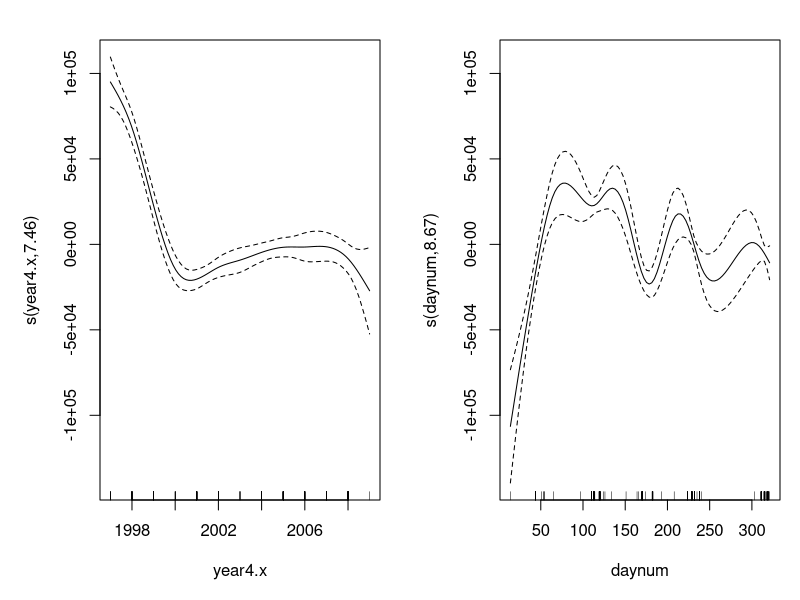
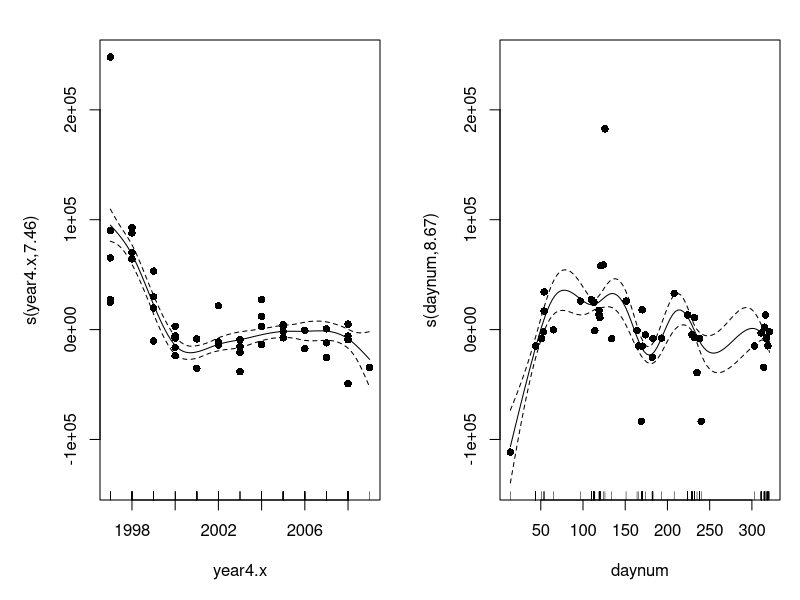

Write the R code that produced these figures, in order. (Note: this script raises an error after producing the figures.)
library(tidyverse)
library(lubridate)
library(ggplot2)
library(mgcv)

NDyears <- read_csv("ND_lte_lite3_chloro_datayearonly.csv", 
                             col_types = cols(X1 = col_skip(), X1.x = col_skip(), 
                                              daynum = col_skip(), sampledate = col_date(format = "%m/%d/%Y")))

##Add in daynumber        
NDyears$daynum<- yday(NDyears$sampledate)
NDyears
######daynumb

NDexperience <- gam(CellBioVol ~ s(year4.x, bs = "gp")+ s(daynum), data=NDyears)
d<-plot(NDexperience, page=1)
d<- plot(NDexperience,pages=1,residuals=TRUE,all.terms=TRUE, pch=16)
plot
summary(NDexperience)

Peanutexperience <- gam(CellBioVol ~ s(year4.x, bs = "gp")+ s(daynum), data=Peanutyears)
Peanutplot<-plot(Peanutexperience, page=1)
c<- plot(Peanutexperience,pages=1,residuals=TRUE,all.terms=TRUE, pch=16)

